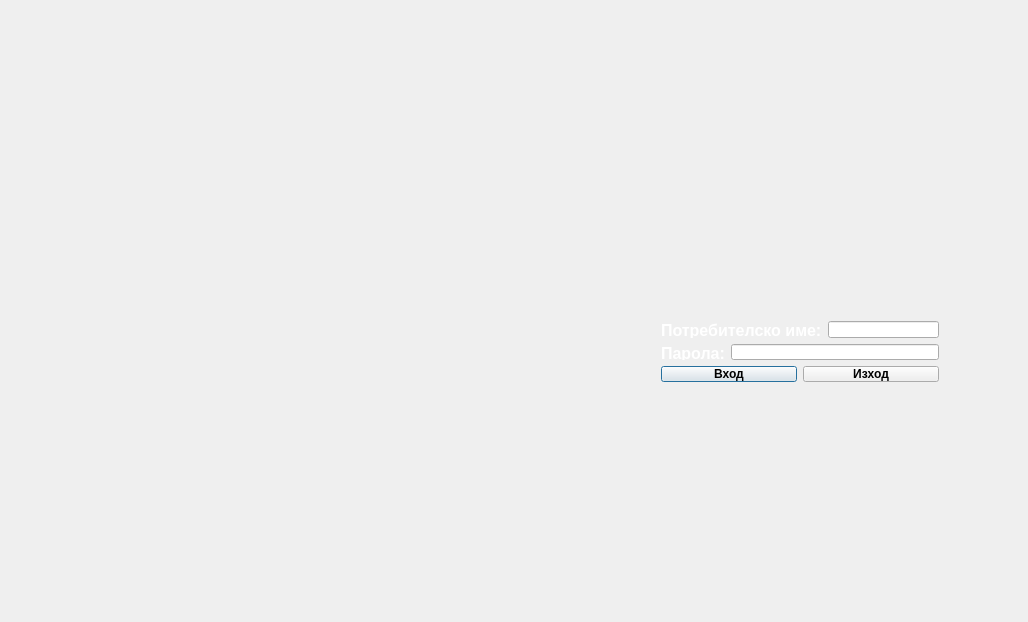
<?xml version="1.0" encoding="UTF-8"?>
<ui version="4.0">
 <class>lockvoxsoladialog</class>
 <widget class="QDialog" name="lockvoxsoladialog">
  <property name="geometry">
   <rect>
    <x>0</x>
    <y>0</y>
    <width>1028</width>
    <height>622</height>
   </rect>
  </property>
  <property name="windowTitle">
   <string>lockvoxsoladialog</string>
  </property>
  <property name="windowIcon">
   <iconset resource="MainResources/MainVoxSolaResources.qrc">
    <normaloff>:/Images/Images/VoxSolaIcon.ico</normaloff>:/Images/Images/VoxSolaIcon.ico</iconset>
  </property>
  <widget class="QWidget" name="layoutWidget">
   <property name="geometry">
    <rect>
     <x>650</x>
     <y>310</y>
     <width>300</width>
     <height>83</height>
    </rect>
   </property>
   <layout class="QVBoxLayout" name="verticalLayout">
    <item>
     <layout class="QHBoxLayout" name="horizontalLayout_2">
      <item>
       <widget class="QLabel" name="label">
        <property name="text">
         <string>&lt;html&gt;&lt;head/&gt;&lt;body&gt;&lt;p&gt;&lt;span style=&quot; font-size:12pt; font-weight:600; color:#ffffff;&quot;&gt;Потребителско име:&lt;/span&gt;&lt;/p&gt;&lt;/body&gt;&lt;/html&gt;</string>
        </property>
       </widget>
      </item>
      <item>
       <widget class="QLineEdit" name="UsernameLine">
        <property name="font">
         <font>
          <pointsize>9</pointsize>
         </font>
        </property>
        <property name="maxLength">
         <number>10</number>
        </property>
       </widget>
      </item>
     </layout>
    </item>
    <item>
     <layout class="QHBoxLayout" name="horizontalLayout_3">
      <item>
       <widget class="QLabel" name="label_2">
        <property name="text">
         <string>&lt;html&gt;&lt;head/&gt;&lt;body&gt;&lt;p&gt;&lt;span style=&quot; font-size:12pt; font-weight:600; color:#ffffff;&quot;&gt;Парола:&lt;/span&gt;&lt;/p&gt;&lt;/body&gt;&lt;/html&gt;</string>
        </property>
       </widget>
      </item>
      <item>
       <widget class="QLineEdit" name="PasswordLine">
        <property name="font">
         <font>
          <pointsize>9</pointsize>
         </font>
        </property>
        <property name="maxLength">
         <number>10</number>
        </property>
        <property name="frame">
         <bool>true</bool>
        </property>
        <property name="echoMode">
         <enum>QLineEdit::Password</enum>
        </property>
       </widget>
      </item>
     </layout>
    </item>
    <item>
     <layout class="QHBoxLayout" name="horizontalLayout_4">
      <item>
       <widget class="QPushButton" name="EnterVoxSolaMainMenuButton">
        <property name="font">
         <font>
          <pointsize>9</pointsize>
          <weight>75</weight>
          <bold>true</bold>
         </font>
        </property>
        <property name="text">
         <string>Вход</string>
        </property>
       </widget>
      </item>
      <item>
       <widget class="QPushButton" name="CloseDialogButton">
        <property name="font">
         <font>
          <pointsize>9</pointsize>
          <weight>75</weight>
          <bold>true</bold>
         </font>
        </property>
        <property name="text">
         <string>Изход</string>
        </property>
       </widget>
      </item>
     </layout>
    </item>
   </layout>
  </widget>
 </widget>
 <layoutdefault spacing="6" margin="11"/>
 <resources>
  <include location="MainResources/MainVoxSolaResources.qrc"/>
 </resources>
 <connections/>
</ui>
